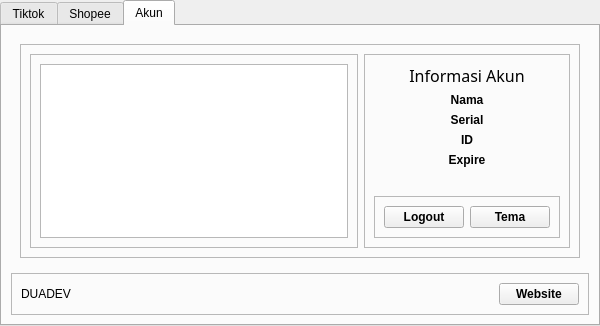
<?xml version="1.0" encoding="UTF-8"?>
<ui version="4.0">
 <class>MainWindow</class>
 <widget class="QMainWindow" name="MainWindow">
  <property name="enabled">
   <bool>true</bool>
  </property>
  <property name="geometry">
   <rect>
    <x>0</x>
    <y>0</y>
    <width>600</width>
    <height>326</height>
   </rect>
  </property>
  <property name="windowTitle">
   <string>ARON</string>
  </property>
  <property name="windowIcon">
   <iconset theme="QIcon::ThemeIcon::Computer"/>
  </property>
  <widget class="QWidget" name="centralwidget">
   <layout class="QVBoxLayout" name="verticalLayout">
    <property name="spacing">
     <number>0</number>
    </property>
    <property name="leftMargin">
     <number>0</number>
    </property>
    <property name="topMargin">
     <number>0</number>
    </property>
    <property name="rightMargin">
     <number>0</number>
    </property>
    <property name="bottomMargin">
     <number>0</number>
    </property>
    <item>
     <widget class="QTabWidget" name="tabWidget">
      <property name="currentIndex">
       <number>2</number>
      </property>
      <widget class="QWidget" name="tab_tiktok">
       <attribute name="icon">
        <iconset theme="QIcon::ThemeIcon::HelpAbout"/>
       </attribute>
       <attribute name="title">
        <string>Tiktok</string>
       </attribute>
       <layout class="QVBoxLayout" name="verticalLayout_2">
        <property name="spacing">
         <number>0</number>
        </property>
        <property name="leftMargin">
         <number>0</number>
        </property>
        <property name="topMargin">
         <number>0</number>
        </property>
        <property name="rightMargin">
         <number>0</number>
        </property>
        <property name="bottomMargin">
         <number>0</number>
        </property>
        <item>
         <widget class="QFrame" name="frame">
          <property name="frameShape">
           <enum>QFrame::Shape::StyledPanel</enum>
          </property>
          <property name="frameShadow">
           <enum>QFrame::Shadow::Raised</enum>
          </property>
          <layout class="QHBoxLayout" name="horizontalLayout">
           <item>
            <widget class="QFrame" name="frame_2">
             <property name="frameShape">
              <enum>QFrame::Shape::StyledPanel</enum>
             </property>
             <property name="frameShadow">
              <enum>QFrame::Shadow::Raised</enum>
             </property>
             <layout class="QVBoxLayout" name="verticalLayout_4">
              <item>
               <layout class="QGridLayout" name="gridLayout">
                <item row="3" column="0">
                 <widget class="QLineEdit" name="line_file_path">
                  <property name="statusTip">
                   <string/>
                  </property>
                  <property name="inputMask">
                   <string/>
                  </property>
                  <property name="placeholderText">
                   <string>Pilih File PDF yang ingin di Edit</string>
                  </property>
                 </widget>
                </item>
                <item row="4" column="1">
                 <widget class="QPushButton" name="output_file">
                  <property name="text">
                   <string>Output File</string>
                  </property>
                 </widget>
                </item>
                <item row="1" column="0">
                 <widget class="QLabel" name="label">
                  <property name="font">
                   <font>
                    <pointsize>20</pointsize>
                   </font>
                  </property>
                  <property name="text">
                   <string>ARON Tiktok</string>
                  </property>
                 </widget>
                </item>
                <item row="4" column="0">
                 <widget class="QLineEdit" name="line_save_path">
                  <property name="placeholderText">
                   <string>Simpan Hasil Editan Ke Folder</string>
                  </property>
                 </widget>
                </item>
                <item row="3" column="1">
                 <widget class="QPushButton" name="input_file">
                  <property name="text">
                   <string>Pilih File</string>
                  </property>
                 </widget>
                </item>
                <item row="2" column="0">
                 <spacer name="verticalSpacer_3">
                  <property name="orientation">
                   <enum>Qt::Orientation::Vertical</enum>
                  </property>
                  <property name="sizeHint" stdset="0">
                   <size>
                    <width>20</width>
                    <height>40</height>
                   </size>
                  </property>
                 </spacer>
                </item>
               </layout>
              </item>
              <item>
               <widget class="QPushButton" name="start">
                <property name="text">
                 <string>START</string>
                </property>
               </widget>
              </item>
              <item>
               <widget class="QTextEdit" name="output_resi"/>
              </item>
             </layout>
            </widget>
           </item>
          </layout>
         </widget>
        </item>
       </layout>
      </widget>
      <widget class="QWidget" name="tab_shopee">
       <property name="enabled">
        <bool>true</bool>
       </property>
       <attribute name="icon">
        <iconset theme="QIcon::ThemeIcon::ContactNew"/>
       </attribute>
       <attribute name="title">
        <string>Shopee</string>
       </attribute>
       <widget class="QFrame" name="frame_shopee">
        <property name="geometry">
         <rect>
          <x>0</x>
          <y>0</y>
          <width>596</width>
          <height>296</height>
         </rect>
        </property>
        <property name="frameShape">
         <enum>QFrame::Shape::StyledPanel</enum>
        </property>
        <property name="frameShadow">
         <enum>QFrame::Shadow::Raised</enum>
        </property>
        <layout class="QHBoxLayout" name="horizontalLayout_2">
         <item>
          <widget class="QFrame" name="frame_shopee_2">
           <property name="frameShape">
            <enum>QFrame::Shape::StyledPanel</enum>
           </property>
           <property name="frameShadow">
            <enum>QFrame::Shadow::Raised</enum>
           </property>
           <layout class="QVBoxLayout" name="verticalLayout_12">
            <item>
             <layout class="QGridLayout" name="gridLayout_shopee">
              <item row="3" column="0">
               <widget class="QLineEdit" name="line_file_path_shopee">
                <property name="statusTip">
                 <string/>
                </property>
                <property name="inputMask">
                 <string/>
                </property>
                <property name="placeholderText">
                 <string>Pilih File PDF Shopee yang ingin di Edit</string>
                </property>
               </widget>
              </item>
              <item row="4" column="1">
               <widget class="QPushButton" name="output_file_shopee">
                <property name="text">
                 <string>Output File</string>
                </property>
               </widget>
              </item>
              <item row="1" column="0">
               <widget class="QLabel" name="label_shopee">
                <property name="font">
                 <font>
                  <pointsize>20</pointsize>
                 </font>
                </property>
                <property name="text">
                 <string>ARON Shopee</string>
                </property>
               </widget>
              </item>
              <item row="4" column="0">
               <widget class="QLineEdit" name="line_save_path_shopee">
                <property name="placeholderText">
                 <string>Simpan Hasil Editan Shopee Ke Folder</string>
                </property>
               </widget>
              </item>
              <item row="3" column="1">
               <widget class="QPushButton" name="input_file_shopee">
                <property name="text">
                 <string>Pilih File</string>
                </property>
               </widget>
              </item>
              <item row="2" column="0">
               <spacer name="verticalSpacer_shopee">
                <property name="orientation">
                 <enum>Qt::Orientation::Vertical</enum>
                </property>
                <property name="sizeHint" stdset="0">
                 <size>
                  <width>20</width>
                  <height>40</height>
                 </size>
                </property>
               </spacer>
              </item>
             </layout>
            </item>
            <item>
             <widget class="QPushButton" name="start_shopee">
              <property name="text">
               <string>START</string>
              </property>
             </widget>
            </item>
            <item>
             <widget class="QTextEdit" name="output_resi_shopee"/>
            </item>
           </layout>
          </widget>
         </item>
        </layout>
       </widget>
      </widget>
      <widget class="QWidget" name="tab_akun">
       <attribute name="icon">
        <iconset theme="QIcon::ThemeIcon::AddressBookNew"/>
       </attribute>
       <attribute name="title">
        <string>Akun</string>
       </attribute>
       <layout class="QVBoxLayout" name="verticalLayout_5">
        <item>
         <widget class="QStackedWidget" name="stackedWidget">
          <property name="currentIndex">
           <number>0</number>
          </property>
          <widget class="QWidget" name="page_informasi">
           <layout class="QVBoxLayout" name="verticalLayout_8">
            <item>
             <widget class="QFrame" name="frame_6">
              <property name="frameShape">
               <enum>QFrame::Shape::StyledPanel</enum>
              </property>
              <property name="frameShadow">
               <enum>QFrame::Shadow::Raised</enum>
              </property>
              <layout class="QHBoxLayout" name="horizontalLayout_4">
               <item>
                <widget class="QFrame" name="frame_7">
                 <property name="frameShape">
                  <enum>QFrame::Shape::StyledPanel</enum>
                 </property>
                 <property name="frameShadow">
                  <enum>QFrame::Shadow::Raised</enum>
                 </property>
                 <layout class="QVBoxLayout" name="verticalLayout_6">
                  <item>
                   <widget class="QGraphicsView" name="graphicsView_akun"/>
                  </item>
                 </layout>
                </widget>
               </item>
               <item>
                <widget class="QFrame" name="frame_8">
                 <property name="frameShape">
                  <enum>QFrame::Shape::StyledPanel</enum>
                 </property>
                 <property name="frameShadow">
                  <enum>QFrame::Shadow::Raised</enum>
                 </property>
                 <layout class="QVBoxLayout" name="verticalLayout_7">
                  <item>
                   <widget class="QLabel" name="label_11">
                    <property name="font">
                     <font>
                      <family>MV Boli</family>
                      <pointsize>12</pointsize>
                     </font>
                    </property>
                    <property name="text">
                     <string>Informasi Akun</string>
                    </property>
                    <property name="alignment">
                     <set>Qt::AlignmentFlag::AlignCenter</set>
                    </property>
                   </widget>
                  </item>
                  <item>
                   <widget class="QLabel" name="label_akun">
                    <property name="font">
                     <font>
                      <bold>true</bold>
                     </font>
                    </property>
                    <property name="text">
                     <string>Nama</string>
                    </property>
                    <property name="alignment">
                     <set>Qt::AlignmentFlag::AlignCenter</set>
                    </property>
                   </widget>
                  </item>
                  <item>
                   <widget class="QLabel" name="label_serial">
                    <property name="font">
                     <font>
                      <bold>true</bold>
                     </font>
                    </property>
                    <property name="text">
                     <string>Serial</string>
                    </property>
                    <property name="alignment">
                     <set>Qt::AlignmentFlag::AlignCenter</set>
                    </property>
                   </widget>
                  </item>
                  <item>
                   <widget class="QLabel" name="label_id">
                    <property name="font">
                     <font>
                      <bold>true</bold>
                     </font>
                    </property>
                    <property name="text">
                     <string>ID</string>
                    </property>
                    <property name="alignment">
                     <set>Qt::AlignmentFlag::AlignCenter</set>
                    </property>
                   </widget>
                  </item>
                  <item>
                   <widget class="QLabel" name="label_expire">
                    <property name="font">
                     <font>
                      <bold>true</bold>
                     </font>
                    </property>
                    <property name="text">
                     <string>Expire</string>
                    </property>
                    <property name="alignment">
                     <set>Qt::AlignmentFlag::AlignCenter</set>
                    </property>
                   </widget>
                  </item>
                  <item>
                   <spacer name="verticalSpacer">
                    <property name="orientation">
                     <enum>Qt::Orientation::Vertical</enum>
                    </property>
                    <property name="sizeHint" stdset="0">
                     <size>
                      <width>20</width>
                      <height>40</height>
                     </size>
                    </property>
                   </spacer>
                  </item>
                  <item>
                   <widget class="QFrame" name="frame_10">
                    <property name="frameShape">
                     <enum>QFrame::Shape::StyledPanel</enum>
                    </property>
                    <property name="frameShadow">
                     <enum>QFrame::Shadow::Raised</enum>
                    </property>
                    <layout class="QHBoxLayout" name="horizontalLayout_6">
                     <item>
                      <widget class="QPushButton" name="tombol_logout">
                       <property name="font">
                        <font>
                         <bold>true</bold>
                        </font>
                       </property>
                       <property name="text">
                        <string>Logout</string>
                       </property>
                      </widget>
                     </item>
                     <item>
                      <widget class="QPushButton" name="tombol_tema">
                       <property name="sizePolicy">
                        <sizepolicy hsizetype="Minimum" vsizetype="Minimum">
                         <horstretch>0</horstretch>
                         <verstretch>0</verstretch>
                        </sizepolicy>
                       </property>
                       <property name="font">
                        <font>
                         <bold>true</bold>
                        </font>
                       </property>
                       <property name="text">
                        <string>Tema</string>
                       </property>
                       <property name="icon">
                        <iconset theme="QIcon::ThemeIcon::WeatherClear"/>
                       </property>
                      </widget>
                     </item>
                    </layout>
                   </widget>
                  </item>
                 </layout>
                </widget>
               </item>
              </layout>
             </widget>
            </item>
           </layout>
          </widget>
          <widget class="QWidget" name="page_login">
           <layout class="QVBoxLayout" name="verticalLayout_11">
            <item>
             <widget class="QFrame" name="frame_9">
              <property name="frameShape">
               <enum>QFrame::Shape::StyledPanel</enum>
              </property>
              <property name="frameShadow">
               <enum>QFrame::Shadow::Raised</enum>
              </property>
              <layout class="QHBoxLayout" name="horizontalLayout_5">
               <item>
                <widget class="QFrame" name="frame_11">
                 <property name="frameShape">
                  <enum>QFrame::Shape::StyledPanel</enum>
                 </property>
                 <property name="frameShadow">
                  <enum>QFrame::Shadow::Raised</enum>
                 </property>
                 <layout class="QVBoxLayout" name="verticalLayout_9">
                  <item>
                   <widget class="QGraphicsView" name="graphicsView_login">
                    <property name="sizePolicy">
                     <sizepolicy hsizetype="Preferred" vsizetype="Preferred">
                      <horstretch>0</horstretch>
                      <verstretch>0</verstretch>
                     </sizepolicy>
                    </property>
                   </widget>
                  </item>
                 </layout>
                </widget>
               </item>
               <item>
                <widget class="QFrame" name="frame_12">
                 <property name="frameShape">
                  <enum>QFrame::Shape::StyledPanel</enum>
                 </property>
                 <property name="frameShadow">
                  <enum>QFrame::Shadow::Raised</enum>
                 </property>
                 <layout class="QVBoxLayout" name="verticalLayout_10">
                  <item>
                   <widget class="QLabel" name="label_12">
                    <property name="font">
                     <font>
                      <family>MV Boli</family>
                      <pointsize>12</pointsize>
                     </font>
                    </property>
                    <property name="text">
                     <string>Login Akun</string>
                    </property>
                    <property name="alignment">
                     <set>Qt::AlignmentFlag::AlignCenter</set>
                    </property>
                   </widget>
                  </item>
                  <item>
                   <widget class="QLabel" name="label_13">
                    <property name="font">
                     <font>
                      <bold>true</bold>
                     </font>
                    </property>
                    <property name="text">
                     <string>Token</string>
                    </property>
                    <property name="alignment">
                     <set>Qt::AlignmentFlag::AlignCenter</set>
                    </property>
                   </widget>
                  </item>
                  <item>
                   <widget class="QLineEdit" name="input_token">
                    <property name="placeholderText">
                     <string>Masukan Token</string>
                    </property>
                   </widget>
                  </item>
                  <item>
                   <widget class="QPushButton" name="tombol_login">
                    <property name="font">
                     <font>
                      <bold>true</bold>
                     </font>
                    </property>
                    <property name="text">
                     <string>Login</string>
                    </property>
                    <property name="icon">
                     <iconset theme="QIcon::ThemeIcon::DocumentSend"/>
                    </property>
                   </widget>
                  </item>
                  <item>
                   <spacer name="verticalSpacer_2">
                    <property name="orientation">
                     <enum>Qt::Orientation::Vertical</enum>
                    </property>
                    <property name="sizeHint" stdset="0">
                     <size>
                      <width>20</width>
                      <height>40</height>
                     </size>
                    </property>
                   </spacer>
                  </item>
                 </layout>
                </widget>
               </item>
              </layout>
             </widget>
            </item>
           </layout>
          </widget>
         </widget>
        </item>
        <item>
         <widget class="QFrame" name="frame_13">
          <property name="frameShape">
           <enum>QFrame::Shape::StyledPanel</enum>
          </property>
          <property name="frameShadow">
           <enum>QFrame::Shadow::Raised</enum>
          </property>
          <layout class="QHBoxLayout" name="horizontalLayout_7">
           <item>
            <widget class="QLabel" name="label_10">
             <property name="text">
              <string>DUADEV</string>
             </property>
            </widget>
           </item>
           <item>
            <widget class="QPushButton" name="tombol_website">
             <property name="sizePolicy">
              <sizepolicy hsizetype="Fixed" vsizetype="Fixed">
               <horstretch>0</horstretch>
               <verstretch>0</verstretch>
              </sizepolicy>
             </property>
             <property name="font">
              <font>
               <bold>true</bold>
              </font>
             </property>
             <property name="text">
              <string>Website</string>
             </property>
             <property name="icon">
              <iconset theme="QIcon::ThemeIcon::NetworkOffline"/>
             </property>
            </widget>
           </item>
          </layout>
         </widget>
        </item>
       </layout>
      </widget>
     </widget>
    </item>
   </layout>
  </widget>
 </widget>
 <resources/>
 <connections/>
</ui>
